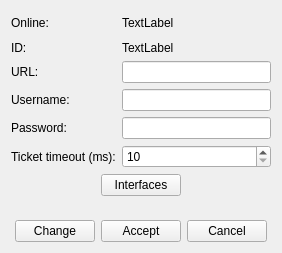
<?xml version="1.0" encoding="UTF-8"?>
<ui version="4.0">
 <class>VMTDNxApiDeviceForm</class>
 <widget class="QWidget" name="VMTDNxApiDeviceForm">
  <property name="geometry">
   <rect>
    <x>0</x>
    <y>0</y>
    <width>282</width>
    <height>253</height>
   </rect>
  </property>
  <property name="windowTitle">
   <string>Form</string>
  </property>
  <layout class="QVBoxLayout" name="verticalLayout">
   <item>
    <widget class="QWidget" name="wMain" native="true">
     <layout class="QGridLayout" name="gridLayout">
      <property name="leftMargin">
       <number>0</number>
      </property>
      <property name="topMargin">
       <number>0</number>
      </property>
      <property name="rightMargin">
       <number>0</number>
      </property>
      <property name="bottomMargin">
       <number>0</number>
      </property>
      <item row="1" column="1">
       <widget class="QLabel" name="lbId">
        <property name="text">
         <string>TextLabel</string>
        </property>
       </widget>
      </item>
      <item row="0" column="0">
       <widget class="QLabel" name="_3">
        <property name="text">
         <string>Online:</string>
        </property>
       </widget>
      </item>
      <item row="4" column="0">
       <widget class="QLabel" name="_8">
        <property name="text">
         <string>Password:</string>
        </property>
       </widget>
      </item>
      <item row="3" column="1">
       <widget class="QLineEdit" name="leUserName"/>
      </item>
      <item row="4" column="1">
       <widget class="QLineEdit" name="lePassword"/>
      </item>
      <item row="3" column="0">
       <widget class="QLabel" name="_4">
        <property name="text">
         <string>Username:</string>
        </property>
       </widget>
      </item>
      <item row="0" column="1">
       <widget class="QLabel" name="lbOnline">
        <property name="minimumSize">
         <size>
          <width>0</width>
          <height>24</height>
         </size>
        </property>
        <property name="text">
         <string>TextLabel</string>
        </property>
       </widget>
      </item>
      <item row="5" column="0">
       <widget class="QLabel" name="_7">
        <property name="text">
         <string>Ticket timeout (ms):</string>
        </property>
       </widget>
      </item>
      <item row="5" column="1">
       <widget class="QSpinBox" name="sbTicketTimeoutInterval">
        <property name="minimum">
         <number>10</number>
        </property>
        <property name="maximum">
         <number>999999999</number>
        </property>
       </widget>
      </item>
      <item row="2" column="1">
       <widget class="QLineEdit" name="leUrl"/>
      </item>
      <item row="2" column="0">
       <widget class="QLabel" name="_6">
        <property name="text">
         <string>URL:</string>
        </property>
       </widget>
      </item>
      <item row="1" column="0">
       <widget class="QLabel" name="_5">
        <property name="text">
         <string>ID:</string>
        </property>
       </widget>
      </item>
     </layout>
    </widget>
   </item>
   <item>
    <layout class="QHBoxLayout" name="hl_1">
     <property name="topMargin">
      <number>0</number>
     </property>
     <item>
      <spacer name="_1">
       <property name="orientation">
        <enum>Qt::Horizontal</enum>
       </property>
       <property name="sizeHint" stdset="0">
        <size>
         <width>40</width>
         <height>20</height>
        </size>
       </property>
      </spacer>
     </item>
     <item>
      <widget class="QPushButton" name="pbInterfaces">
       <property name="text">
        <string>Interfaces</string>
       </property>
      </widget>
     </item>
     <item>
      <spacer name="_2">
       <property name="orientation">
        <enum>Qt::Horizontal</enum>
       </property>
       <property name="sizeHint" stdset="0">
        <size>
         <width>40</width>
         <height>20</height>
        </size>
       </property>
      </spacer>
     </item>
    </layout>
   </item>
   <item>
    <spacer name="_11">
     <property name="orientation">
      <enum>Qt::Vertical</enum>
     </property>
     <property name="sizeHint" stdset="0">
      <size>
       <width>20</width>
       <height>29</height>
      </size>
     </property>
    </spacer>
   </item>
   <item>
    <widget class="QWidget" name="wManage" native="true">
     <layout class="QHBoxLayout" name="horizontalLayout_2">
      <property name="leftMargin">
       <number>0</number>
      </property>
      <property name="topMargin">
       <number>0</number>
      </property>
      <property name="rightMargin">
       <number>0</number>
      </property>
      <property name="bottomMargin">
       <number>0</number>
      </property>
      <item>
       <spacer name="_9">
        <property name="orientation">
         <enum>Qt::Horizontal</enum>
        </property>
        <property name="sizeHint" stdset="0">
         <size>
          <width>40</width>
          <height>20</height>
         </size>
        </property>
       </spacer>
      </item>
      <item>
       <widget class="QPushButton" name="pbChange">
        <property name="text">
         <string>Change</string>
        </property>
       </widget>
      </item>
      <item>
       <widget class="QPushButton" name="pbAccept">
        <property name="text">
         <string>Accept</string>
        </property>
       </widget>
      </item>
      <item>
       <widget class="QPushButton" name="pbCancel">
        <property name="text">
         <string>Cancel</string>
        </property>
       </widget>
      </item>
      <item>
       <spacer name="_10">
        <property name="orientation">
         <enum>Qt::Horizontal</enum>
        </property>
        <property name="sizeHint" stdset="0">
         <size>
          <width>40</width>
          <height>20</height>
         </size>
        </property>
       </spacer>
      </item>
     </layout>
    </widget>
   </item>
  </layout>
 </widget>
 <resources/>
 <connections/>
</ui>
